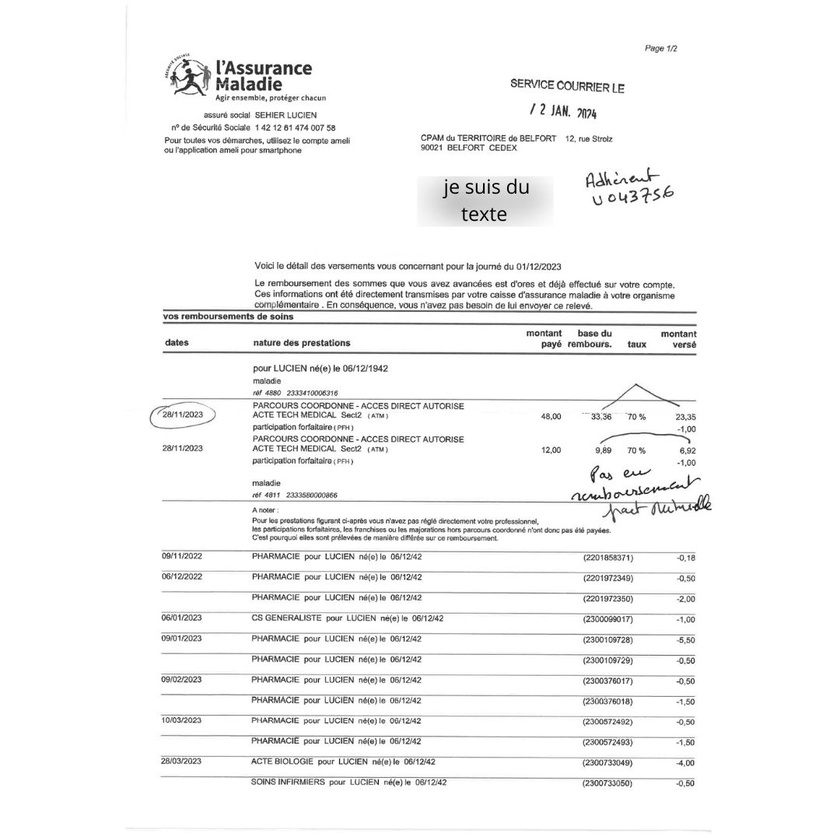
#> input picture code_Tom/detection_pixel/3.jpg, 840 x 840 px, shrunk from 1080 x 1080 before the run
$ python -i use_svm.py   (imports and definitions only)
#> lines starting #> are read from the running program, lines starting #| are printed output that depends on the picture
#> (reads code_Tom/detection_pixel/model_vgg/final_svm.pkl from the repository)
import pickle
import cv2
import numpy as np
from skimage.filters import laplace, sobel, roberts

def extract_features(image_path):
#> called with image_path = '3.jpg'
    image = cv2.imread(image_path)
#> image is the input picture: shape (840, 840, 3); min 0, max 255, mean 245.1

    # Convertir l'image en niveaux de gris
    image_gray = cv2.cvtColor(image, cv2.COLOR_BGR2GRAY)

    if image_gray is not None:
        lap_feat = laplace(image_gray)
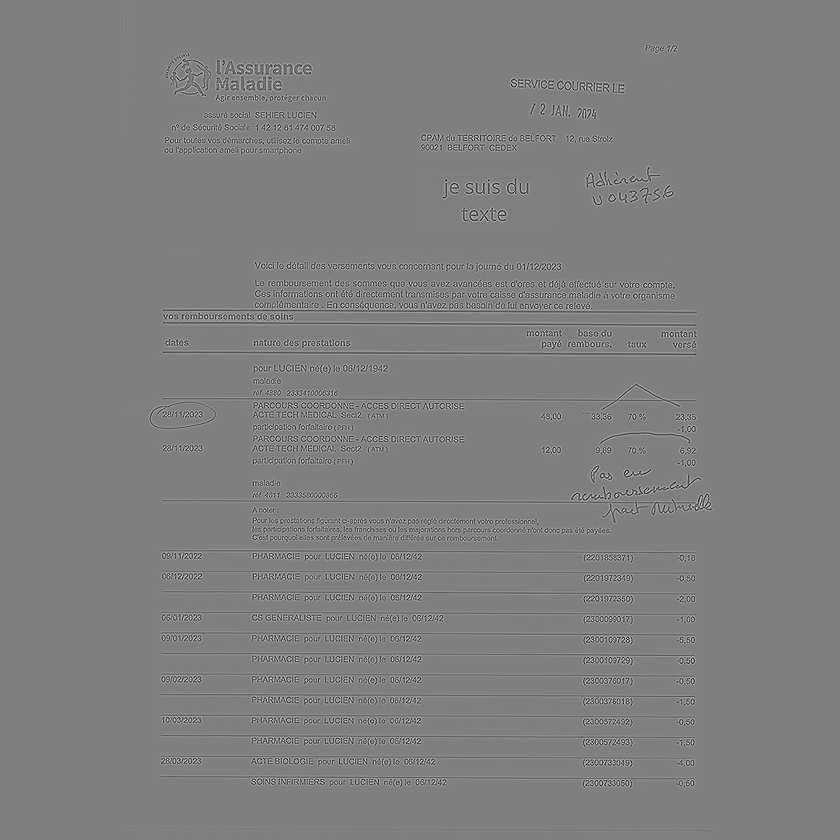
#> lap_feat: shape (840, 840) float64; min -2.12, max 2.11, mean -9.36e-18; drawn with min black and max white
        sob_feat = sobel(image_gray)
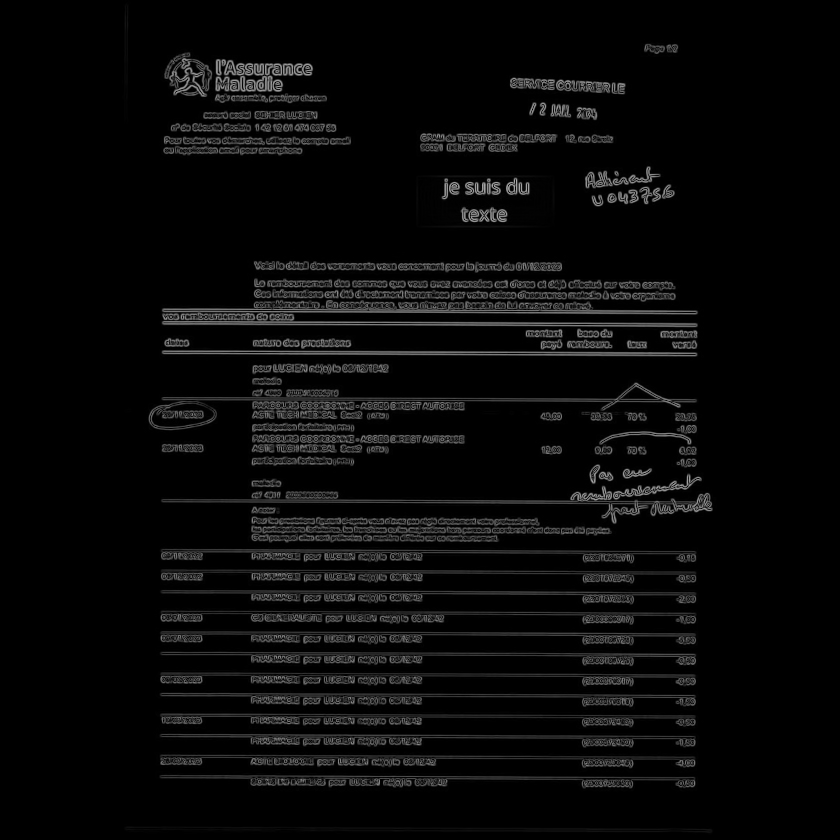
#> sob_feat: shape (840, 840) float64; min 0, max 0.686, mean 0.037
        rob_feat = roberts(image_gray)
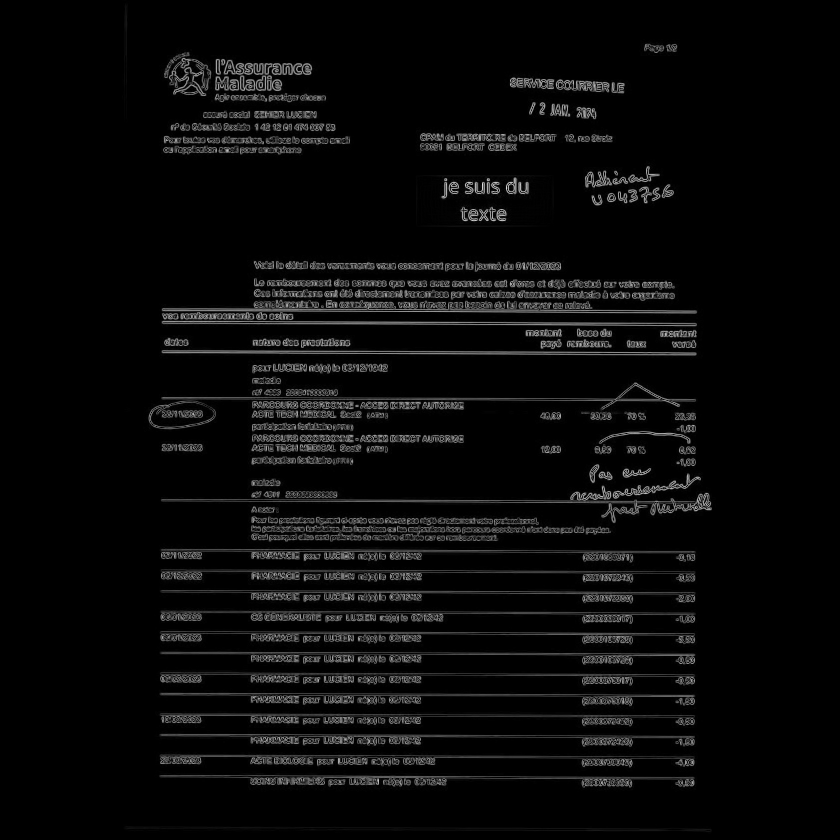
#> rob_feat: shape (840, 840) float64; min 0, max 0.892, mean 0.0394

        # Calculer les caractéristiques sur chaque canal de couleur
        lap_feat_color = np.mean([laplace(image[:, :, i]) for i in range(3)], axis=0)
        sob_feat_color = np.mean([sobel(image[:, :, i]) for i in range(3)], axis=0)
        rob_feat_color = np.mean([roberts(image[:, :, i]) for i in range(3)], axis=0)

        # Vérifier si les fonctionnalités ne sont pas None avant d'extraire les statistiques
        if lap_feat is not None and sob_feat is not None and rob_feat is not None:
            features = [lap_feat_color.mean(), lap_feat_color.var(), np.amax(lap_feat_color),
                        sob_feat_color.mean(), sob_feat_color.var(), np.max(sob_feat_color),
                        rob_feat_color.mean(), rob_feat_color.var(), np.max(rob_feat_color)]
#> features = [-8.84e-18, 0.0467, 2.11, 0.037, 0.00883, 0.686, 0.0394, 0.0113, 0.892]

            return np.array(features)

    return None


def classify_image(image_path, model_path):
    # Charger le modèle avec pickle
    with open(model_path, 'rb') as file:
        loaded_model = pickle.load(file)

    # Extraire les caractéristiques de l'image
    image_features = extract_features(image_path)

    if image_features is not None:
        # Effectuer une prédiction avec le modèle chargé
        prediction = loaded_model.predict([image_features])

        if prediction == 1:
            return "Image is sharp."
        else:
            return "Image is blurred."
    else:
        return "Unable to extract features from the image."

# Exemple d'utilisation
image_path = r'C:\Users\pierrontl\Documents\GitHub\Fraude\code_Tom\detection_pixel\3.jpg'
model_path = r'C:\Users\pierrontl\Documents\GitHub\Fraude\code_Tom\detection_pixel\model_vgg\final_svm.pkl'

# [1 line that did not run here, left out]
# [1 line not run here, left out]

#modifier a certain endroits le flou pas toutes la page

>>> result = extract_features('3.jpg')
#> result has the same summary as features in extract_features
